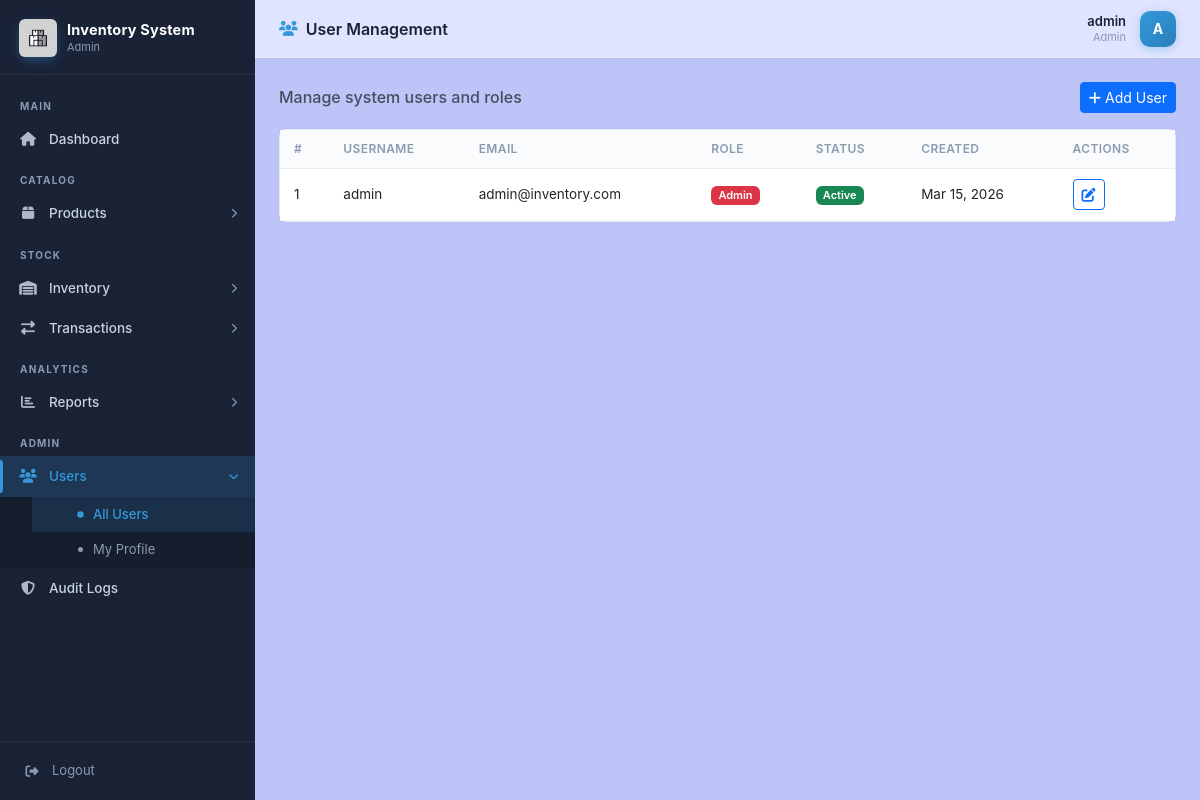
The app's page /modules/users/index.php (signed in) with its own data.
### tables this page shows
CREATE TABLE IF NOT EXISTS users (
    id INT AUTO_INCREMENT PRIMARY KEY,
    username VARCHAR(50) NOT NULL UNIQUE,
    email VARCHAR(100) NOT NULL UNIQUE,
    password VARCHAR(255) NOT NULL,
    role ENUM('admin','manager','inventory_officer','staff') NOT NULL DEFAULT 'staff',
    is_active TINYINT(1) NOT NULL DEFAULT 1,
    created_at TIMESTAMP DEFAULT CURRENT_TIMESTAMP,
    updated_at TIMESTAMP DEFAULT CURRENT_TIMESTAMP ON UPDATE CURRENT_TIMESTAMP
);

### modules/users/index.php (the view, shortened to what this page needs)
<?php
require_once __DIR__ . '/../../includes/layout_top.php';
$users = $pdo->query('SELECT id, username, email, role, is_active, created_at FROM users ORDER BY created_at DESC')->fetchAll();
?>
<div class="d-flex justify-content-between align-items-center mb-3">
    <h6 class="mb-0 text-muted">Manage system users and roles</h6>
    <button class="btn btn-primary btn-sm" data-bs-toggle="modal" data-bs-target="#userModal">
        <i class="fas fa-plus me-1"></i>Add User
    </button>
</div>
<div class="card">
    <div class="card-body p-0">
        <div class="table-responsive">
            <table class="table table-hover mb-0">
                <thead><tr><th>#</th><th>Username</th><th>Email</th><th>Role</th><th>Status</th><th>Created</th><th>Actions</th></tr></thead>
                <tbody id="userTable">
                <?php foreach ($users as $i => $u): ?>
                <tr id="row-<?= $u['id'] ?>">
                    <td><?= $i+1 ?></td>
                    <td><?= htmlspecialchars($u['username']) ?></td>
                    <td><?= htmlspecialchars($u['email']) ?></td>
                    <td><span class="badge bg-<?= ['admin'=>'danger','manager'=>'warning text-dark','inventory_officer'=>'info text-dark','staff'=>'secondary'][$u['role']] ?? 'secondary' ?>"><?= $u['role'] === 'inventory_officer' ? 'Inv. Officer' : ucfirst($u['role']) ?></span></td>
                    <td><span class="badge <?= $u['is_active'] ? 'bg-success' : 'bg-secondary' ?>"><?= $u['is_active'] ? 'Active' : 'Inactive' ?></span></td>
                    <td><?= date('M d, Y', strtotime($u['created_at'])) ?></td>
                    <td>
                        <button class="btn btn-sm btn-outline-primary" onclick="editUser(<?= htmlspecialchars(json_encode($u)) ?>)"><i class="fas fa-edit"></i></button>
                    </td>
                </tr>
                <?php endforeach; ?>
                </tbody>
            </table>
        </div>
    </div>
</div>
<?php
require_once __DIR__ . '/../../includes/layout_bottom.php';

### assets/style/style.css (style rules this page uses)
*, *::before, *::after { box-sizing: border-box; margin: 0; padding: 0; }
:root { --sidebar-w: 255px; --sidebar-bg: #1a2236; --sidebar-border: rgba(255,255,255,.06); --sidebar-hover: rgba(255,255,255,.07); --sidebar-active: rgba(52,152,219,.18); --accent: #3498db; --accent-light: rgba(52,152,219,.15); --text-muted: #8a9bb0; --text-light: #c8d3e0; --topbar-h: 58px; --radius: 8px; }
body { background: #bcc4f8; font-family: -apple-system, BlinkMacSystemFont, 'Segoe UI', Roboto, Arial, sans-serif; color: #2d3748; font-size: 14px; line-height: 1.5; }
.card { background: #fff; border: 1px solid #e8edf3; border-radius: var(--radius); box-shadow: 0 1px 4px rgba(0,0,0,.04); margin-bottom: 24px; width: 100%; }
.card-body { padding: 20px; }
.table { font-size: 13.5px; width: 100%; }
.table th { font-weight: 600; font-size: 12px; text-transform: uppercase; letter-spacing: .4px; color: #8a9bb0; background: #fafbfc; border-bottom: 1px solid #e8edf3; white-space: nowrap; padding: 10px 14px; }
.table td { vertical-align: middle; padding: 10px 14px; border-color: #f0f3f8; }
.badge { font-size: 11px; font-weight: 600; }

### records on screen
users: username "admin", email "admin@inventory.com", role "Admin", is_active "Active", created_at "Mar 15, 2026"

### other values on screen
APP_NAME "Inventory System"
$roleLabel "Admin"
$pageTitle "User Management"
$user['username'] "admin"
$initial "A"
